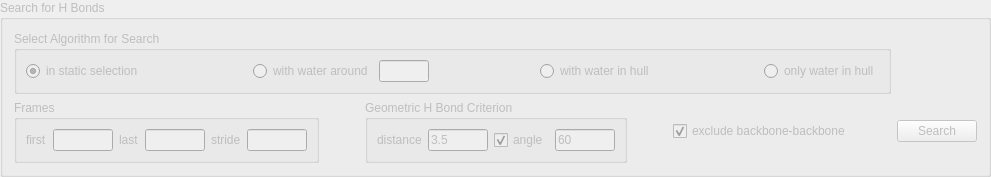
            <widget class="QGroupBox" name="group_set_bonds">
             <property name="enabled">
              <bool>false</bool>
             </property>
             <property name="title">
              <string>Search for H Bonds</string>
             </property>
             <layout class="QGridLayout" name="gridLayout">
              <item row="0" column="0">
               <widget class="QGroupBox" name="groupBox_15">
                <property name="title">
                 <string>Select Algorithm for Search</string>
                </property>
                <layout class="QHBoxLayout" name="horizontalLayout_6">
                 <item>
                  <widget class="QRadioButton" name="radio_in_selection">
                   <property name="toolTip">
                    <string>Compute all H bonds within the static selection.</string>
                   </property>
                   <property name="text">
                    <string>in static selection</string>
                   </property>
                   <property name="checked">
                    <bool>true</bool>
                   </property>
                  </widget>
                 </item>
                 <item>
                  <spacer name="horizontalSpacer_9">
                   <property name="orientation">
                    <enum>Qt::Horizontal</enum>
                   </property>
                   <property name="sizeHint" stdset="0">
                    <size>
                     <width>40</width>
                     <height>20</height>
                    </size>
                   </property>
                  </spacer>
                 </item>
                 <item>
                  <widget class="QRadioButton" name="radio_around">
                   <property name="toolTip">
                    <string>&lt;html&gt;&lt;head/&gt;&lt;body&gt;&lt;p align=&quot;justify&quot;&gt;Compute all H bonds within the union of the static selection and all water within the specified distance of the static selection.&lt;/p&gt;&lt;/body&gt;&lt;/html&gt;</string>
                   </property>
                   <property name="text">
                    <string>with water around</string>
                   </property>
                  </widget>
                 </item>
                 <item>
                  <widget class="QLineEdit" name="line_around_value">
                   <property name="maximumSize">
                    <size>
                     <width>50</width>
                     <height>16777215</height>
                    </size>
                   </property>
                   <property name="toolTip">
                    <string>Set the distance around the static selection for dynamic water detection.</string>
                   </property>
                   <property name="text">
                    <string/>
                   </property>
                  </widget>
                 </item>
                 <item>
                  <spacer name="horizontalSpacer_7">
                   <property name="orientation">
                    <enum>Qt::Horizontal</enum>
                   </property>
                   <property name="sizeHint" stdset="0">
                    <size>
                     <width>40</width>
                     <height>20</height>
                    </size>
                   </property>
                  </spacer>
                 </item>
                 <item>
                  <widget class="QRadioButton" name="radio_in_hull">
                   <property name="toolTip">
                    <string>&lt;html&gt;&lt;head/&gt;&lt;body&gt;&lt;p align=&quot;justify&quot;&gt;Compute all H bonds within the union of the static selection and all water within the convex hull around the static selection.&lt;/p&gt;&lt;/body&gt;&lt;/html&gt;</string>
                   </property>
                   <property name="text">
                    <string>with water in hull</string>
                   </property>
                  </widget>
                 </item>
                 <item>
                  <spacer name="horizontalSpacer_11">
                   <property name="orientation">
                    <enum>Qt::Horizontal</enum>
                   </property>
                   <property name="sizeHint" stdset="0">
                    <size>
                     <width>40</width>
                     <height>20</height>
                    </size>
                   </property>
                  </spacer>
                 </item>
                 <item>
                  <widget class="QRadioButton" name="radio_only_water">
                   <property name="toolTip">
                    <string>&lt;html&gt;&lt;head/&gt;&lt;body&gt;&lt;p align=&quot;justify&quot;&gt;Compute all water-water H bonds within the convex hull around the static selection.&lt;/p&gt;&lt;/body&gt;&lt;/html&gt;</string>
                   </property>
                   <property name="text">
                    <string>only water in hull</string>
                   </property>
                  </widget>
                 </item>
                </layout>
               </widget>
              </item>
              <item row="1" column="0">
               <layout class="QHBoxLayout" name="horizontalLayout_7">
                <item>
                 <widget class="QGroupBox" name="groupBox_5">
                  <property name="title">
                   <string>Frames</string>
                  </property>
                  <layout class="QHBoxLayout" name="horizontalLayout">
                   <item>
                    <widget class="QLabel" name="label_6">
                     <property name="text">
                      <string>first</string>
                     </property>
                    </widget>
                   </item>
                   <item>
                    <widget class="QLineEdit" name="line_bonds_start">
                     <property name="maximumSize">
                      <size>
                       <width>60</width>
                       <height>16777215</height>
                      </size>
                     </property>
                     <property name="text">
                      <string/>
                     </property>
                    </widget>
                   </item>
                   <item>
                    <widget class="QLabel" name="label_7">
                     <property name="text">
                      <string>last</string>
                     </property>
                    </widget>
                   </item>
                   <item>
                    <widget class="QLineEdit" name="line_bonds_stop">
                     <property name="maximumSize">
                      <size>
                       <width>60</width>
                       <height>16777215</height>
                      </size>
                     </property>
                     <property name="text">
                      <string/>
                     </property>
                    </widget>
                   </item>
                   <item>
                    <widget class="QLabel" name="label_54">
                     <property name="text">
                      <string>stride</string>
                     </property>
                    </widget>
                   </item>
                   <item>
                    <widget class="QLineEdit" name="line_bonds_step">
                     <property name="maximumSize">
                      <size>
                       <width>60</width>
                       <height>16777215</height>
                      </size>
                     </property>
                     <property name="text">
                      <string/>
                     </property>
                    </widget>
                   </item>
                  </layout>
                 </widget>
                </item>
                <item>
                 <spacer name="horizontalSpacer_3">
                  <property name="orientation">
                   <enum>Qt::Horizontal</enum>
                  </property>
                  <property name="sizeHint" stdset="0">
                   <size>
                    <width>40</width>
                    <height>20</height>
                   </size>
                  </property>
                 </spacer>
                </item>
                <item>
                 <widget class="QGroupBox" name="groupBox_6">
                  <property name="title">
                   <string>Geometric H Bond Criterion</string>
                  </property>
                  <layout class="QHBoxLayout" name="horizontalLayout_2">
                   <item>
                    <widget class="QLabel" name="label_4">
                     <property name="text">
                      <string>distance</string>
                     </property>
                     <property name="alignment">
                      <set>Qt::AlignLeading|Qt::AlignLeft|Qt::AlignVCenter</set>
                     </property>
                    </widget>
                   </item>
                   <item>
                    <widget class="QLineEdit" name="line_bonds_dist">
                     <property name="maximumSize">
                      <size>
                       <width>60</width>
                       <height>16777215</height>
                      </size>
                     </property>
                     <property name="toolTip">
                      <string>&lt;html&gt;&lt;head/&gt;&lt;body&gt;&lt;p align=&quot;justify&quot;&gt;The maximum distance between an acceptor heavy atom and a donor heavy atom.&lt;/p&gt;&lt;/body&gt;&lt;/html&gt;</string>
                     </property>
                     <property name="text">
                      <string>3.5</string>
                     </property>
                    </widget>
                   </item>
                   <item>
                    <widget class="QCheckBox" name="checkBox_angle">
                     <property name="toolTip">
                      <string>Toggle angle check.</string>
                     </property>
                     <property name="text">
                      <string>angle</string>
                     </property>
                     <property name="checked">
                      <bool>true</bool>
                     </property>
                    </widget>
                   </item>
                   <item>
                    <widget class="QLineEdit" name="line_bonds_angle">
                     <property name="maximumSize">
                      <size>
                       <width>60</width>
                       <height>16777215</height>
                      </size>
                     </property>
                     <property name="toolTip">
                      <string>&lt;html&gt;&lt;head/&gt;&lt;body&gt;&lt;p align=&quot;justify&quot;&gt;The maximum angle between the line connecting the donor heavy atom and the hydrogen and the line connecting the acceptor heavy atom and the hydrogen. An angle of 0 relates to a straight line through donor-hydrogen-acceptor.&lt;/p&gt;&lt;/body&gt;&lt;/html&gt;</string>
                     </property>
                     <property name="text">
                      <string>60</string>
                     </property>
                    </widget>
                   </item>
                  </layout>
                 </widget>
                </item>
                <item>
                 <spacer name="horizontalSpacer_4">
                  <property name="orientation">
                   <enum>Qt::Horizontal</enum>
                  </property>
                  <property name="sizeHint" stdset="0">
                   <size>
                    <width>40</width>
                    <height>20</height>
                   </size>
                  </property>
                 </spacer>
                </item>
                <item>
                 <widget class="QCheckBox" name="checkBox_bonds_exclude_backbone">
                  <property name="text">
                   <string>exclude backbone-backbone</string>
                  </property>
                  <property name="checked">
                   <bool>true</bool>
                  </property>
                 </widget>
                </item>
                <item>
                 <spacer name="horizontalSpacer">
                  <property name="orientation">
                   <enum>Qt::Horizontal</enum>
                  </property>
                  <property name="sizeHint" stdset="0">
                   <size>
                    <width>40</width>
                    <height>20</height>
                   </size>
                  </property>
                 </spacer>
                </item>
               </layout>
              </item>
              <item row="1" column="1">
               <widget class="QPushButton" name="bonds_set">
                <property name="text">
                 <string>Search</string>
                </property>
               </widget>
              </item>
             </layout>
            </widget>
